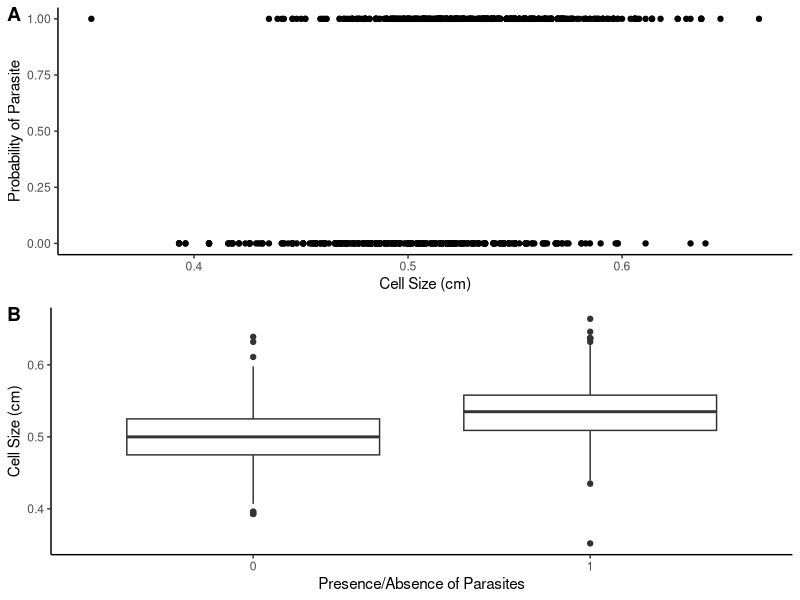
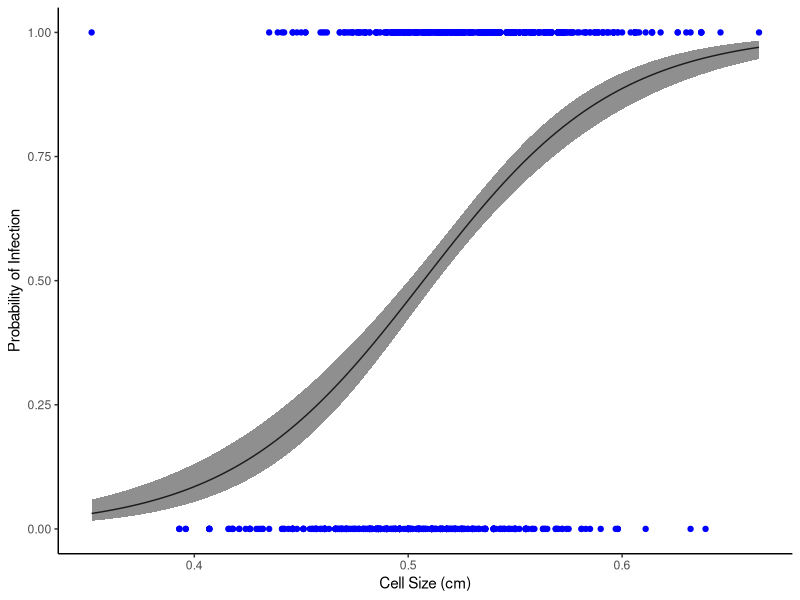
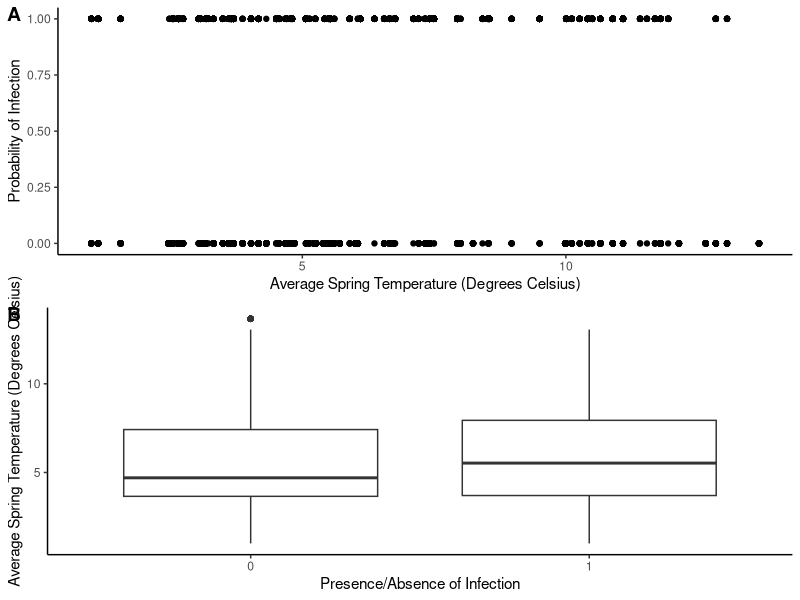
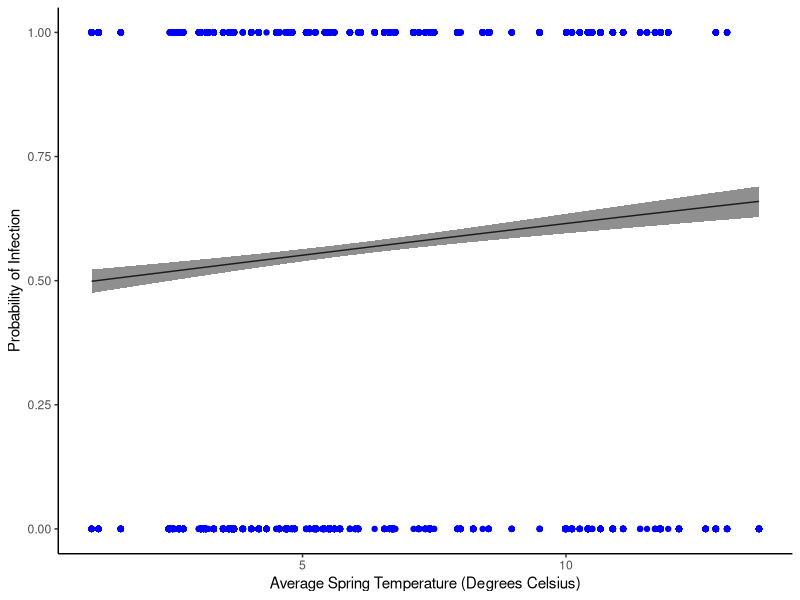
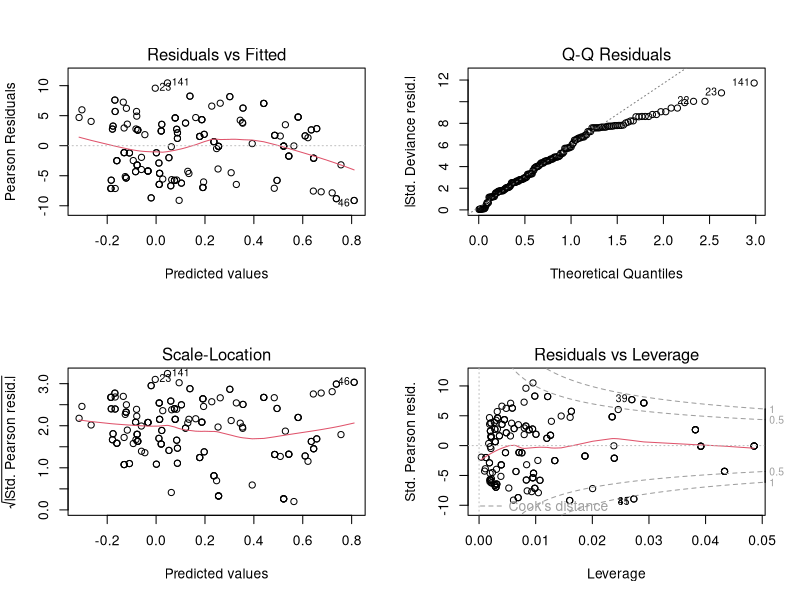
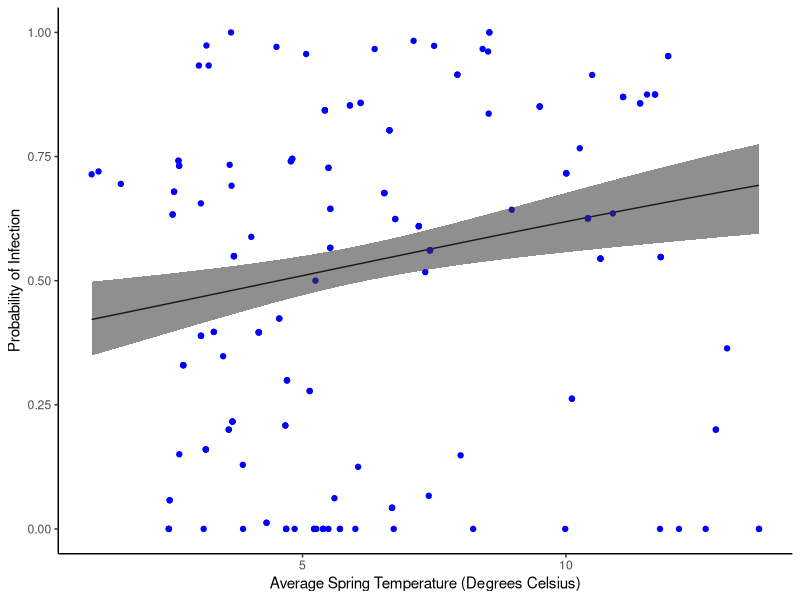
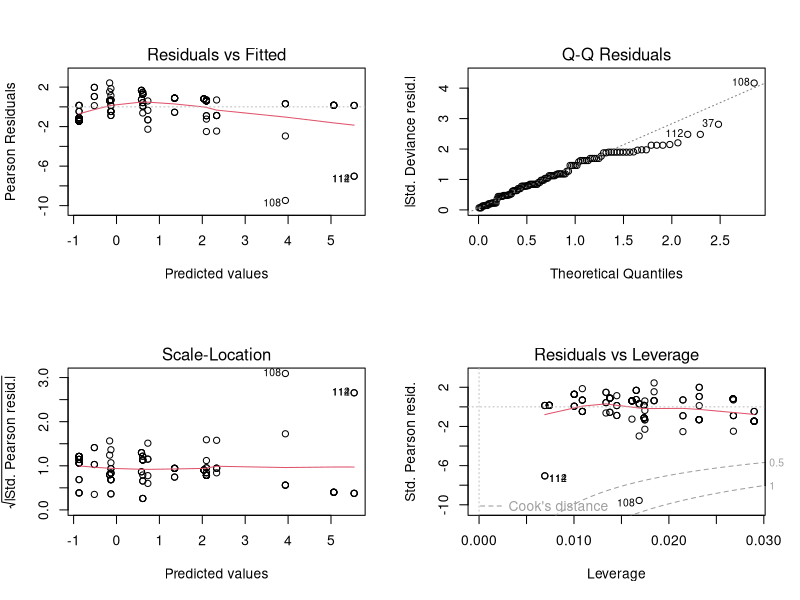
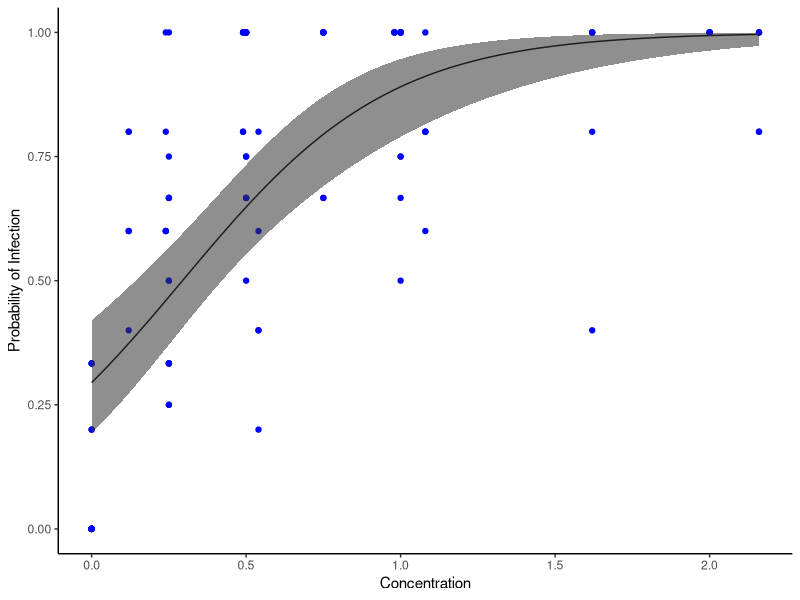

Source code (R) for these figures, in order:
#### GLM - BINARY AND BINOMIAL DISTRIBUTIONS ----

rm(list=ls())
# setwd("Documents/CMEECourseWork/GLM_week16/code")

require(ggplot2)
require(ggpubr)

#### Binary models ----

## Varoa spp in honeycomb cells ----

worker <- read.csv("../data/workerbees.csv", stringsAsFactors = T)
str(worker)

# data on worker bee (Apis mellifera) brood honeycomb cell size and prevalence 
# of parasitic mite (Varoa destructor)

scatterplot<-ggplot(worker, aes(x=CellSize, y=Parasites))+
    geom_point()+
    labs(x= "Cell Size (cm)", y="Probability of Parasite")+
    theme_classic()
boxplot<- ggplot(worker, aes(x=factor(Parasites), y=CellSize))+
    geom_boxplot()+
    theme_classic()+
    labs(x="Presence/Absence of Parasites", y="Cell Size (cm)")
ggarrange(scatterplot, boxplot, labels=c("A","B"), ncol=1, nrow=2)

M1 <- glm(Parasites ~ CellSize, data=worker, family="binomial")
summary(M1)
anova(M1, test="Chisq")

# interpretation:
# logit(ProbParasites) = -11.25 + 22.18*CellSize

# increasing cell size of honeycomb increases prob of being infected w v. destructor

# take inverse logit of 22.18:
plogis(coef(M1))
# = 1
# so for every cm increase in cell size, prob of being infected increases
# by factor of 1, or 100%

# "flip" point, value of x where prob flips from being less likely to more likely to be infected
# since B0 -ve, B1 +ve, flip = B0/B1:
11.25 / 22.18
# = 0.51 cm
# so honeycomb cell size of > 0.51 cm more likely to be infected by V. destructor

# plot
new_data <- data.frame(CellSize=seq(from=min(worker$CellSize),
                                    to=max(worker$CellSize),
                                    length=100))
predictions<- predict(M1, newdata = new_data, type = "link", se.fit = TRUE) 
new_data$pred<- predictions$fit
new_data$se<- predictions$se.fit
new_data$upperCI<- new_data$pred+(new_data$se*1.96)
new_data$lowerCI<- new_data$pred-(new_data$se*1.96)

ggplot(new_data, aes(x=CellSize, y=plogis(pred)))+ 
    geom_line(col="black")+
    geom_point(worker, mapping = aes(x=CellSize, y=Parasites), col="blue")+
    geom_ribbon(aes(ymin=plogis(lowerCI), ymax=plogis(upperCI), alpha=0.2),
                show.legend = FALSE)+ 
    labs(y="Probability of Infection", x="Cell Size (cm)")+
    theme_classic()

# pseudo R^2
1 - (1104.9 / 1259.6)
# = 0.12


## Chytrid infection status in the Pyrenees ----
chytrid <- read.csv("../data/chytrid.csv", stringsAsFactors = T)
str(chytrid)

# InfectionStatus (0=negative, 1=positive) of amphibians sampled from
# range of lakes and ponds in Pyrenees from 2003 to 2018
# also annual rainfall and temp climate vars:
# AnnualaverageRf= rainfaill in mm; AnnualaverageTmax, AnnualaverageTmin, AnnualaverageTavg and Springavgtemp in degrees celsius

# examine relationship between ave spring temp on chytrid infection status

scatterplot<-ggplot(chytrid, aes(x=Springavgtemp, y=InfectionStatus))+
    geom_point()+
    labs(x="Average Spring Temperature (Degrees Celsius)", 
         y="Probability of Infection")+
    theme_classic()
boxplot<- ggplot(chytrid, aes(x=factor(InfectionStatus), y=Springavgtemp))+
    geom_boxplot()+
    theme_classic()+
    labs(x="Presence/Absence of Infection", 
         y="Average Spring Temperature (Degrees Celsius)")
ggarrange(scatterplot, boxplot, labels=c("A","B"), ncol=1, nrow=2)

# separation not v apparent but ecological research has indicated that increasing
# spring temp increases prob of chytrid fungus infection in amphibians

M2 <- glm(InfectionStatus ~ Springavgtemp, data = chytrid, family = "binomial")
summary(M2)
anova(M2, test="Chisq")

# interpretation
# logit(ProbInfection) = -0.06 + 0.05*AveSpringTemp

# flipping point = B0/B1
0.06 / 0.05
# = 1.2 degrees C

# amphibians experiencing spring temp > 1.2 degrees C more likely to be
# infected w chytrid

# pseudo R^2
1 - (9270.7 / 9310.0)
# = 0.004
# so model able to explain 0.4% variation in presence/absence of chytrid fungus

# plot
new_data <- data.frame(Springavgtemp=seq(from=min(chytrid$Springavgtemp),
                                         to=max(chytrid$Springavgtemp),
                                         length=100))
predictions<- predict(M2, newdata = new_data, type = "link", se.fit = TRUE) # the type="link" here predicted the fit and se on the log-linear scale. 
new_data$pred<- predictions$fit
new_data$se<- predictions$se.fit
new_data$upperCI<- new_data$pred+(new_data$se*1.96)
new_data$lowerCI<- new_data$pred-(new_data$se*1.96)

ggplot(new_data, aes(x=Springavgtemp, y=plogis(pred)))+ 
    geom_line(col="black")+
    geom_point(chytrid, mapping = aes(x=Springavgtemp, y=InfectionStatus),
               col="blue")+
    geom_ribbon(aes(ymin=plogis(lowerCI), ymax=plogis(upperCI), alpha=0.2),
                show.legend = FALSE)+ 
    labs(y="Probability of Infection", x="Average Spring Temperature (Degrees Celsius)")+
    theme_classic()


#### Binomial models ----

## Chytrid binomial ----

## going to analyse chytrid data above again but as binomial outcome:
# num positives / num negatives

chytrid_binomial<- read.csv("../data/chytrid_binomial.csv", stringsAsFactors = T)
str(chytrid_binomial)
# this data is condensed version of chytrid.csv
# 2 new columns: 
# Positves = num +ve samples per year, site, habitat and larval stage
# Total = total num samples 

# have to feed num +ve and num -ve into glm using cbind:

M3 <- glm(cbind(Positives, Total-Positives) ~ AverageSpringTemp,
          data = chytrid_binomial, family="binomial")
summary(M3)
anova(M3, test="Chisq")

# interpretation
# logit(ProbInfection) = -0.40 + 0.09*AveSpringTemp

# pseudo R^2
1 - (4795.7 / 5055.4)
# = 0.05
# this model explains 5% variation - more than when as binary...

# model validation
# dispersion
4795.7 / 173
# = 27.7
# clearly v overdispersed

# possible reasons:
# model too simple - several variables that could be:
#                                 random effects (Year, Site),
#                                 fixed factors (Habitat, LarvalStage)
#                                 continuous covariates (AverageRf)
# one or zero outliers (maybe - see diagnostic plots below)

par(mfrow=c(2,2))
plot(M3)
sum(cooks.distance(M3)>1) # 2 outliers

# could explore adding covariates and/or random effects

# for now, just going to fit a quasi-binomial model

M4 <- glm(cbind(Positives, Total-Positives) ~ AverageSpringTemp,
          data = chytrid_binomial, family = "quasibinomial")
summary(M4)
anova(M4, test="F") # for quasi approaches we use the F test 

# estimate vals haven't changed, st error inflated

# plot this model:
new_data <- data.frame(AverageSpringTemp=seq(from=min(chytrid_binomial$AverageSpringTemp),
                                             to=max(chytrid_binomial$AverageSpringTemp),
                                             length=100))
predictions<- predict(M4, newdata = new_data, type = "link", se.fit = TRUE) # the type="link" here predicted the fit and se on the log-linear scale. 
new_data$pred<- predictions$fit
new_data$se<- predictions$se.fit
new_data$upperCI<- new_data$pred+(new_data$se*1.96)
new_data$lowerCI<- new_data$pred-(new_data$se*1.96)

ggplot(new_data, aes(x=AverageSpringTemp, y=plogis(pred)))+ 
    geom_line(col="black")+
    geom_point(chytrid_binomial, 
               mapping = aes(x=AverageSpringTemp, y=(Positives/Total)),
               col="blue")+
    geom_ribbon(aes(ymin=plogis(lowerCI), ymax=plogis(upperCI), alpha=0.2),
                show.legend = FALSE)+ 
    labs(y="Probability of Infection",
         x="Average Spring Temperature (Degrees Celsius)")+
    theme_classic()


## Bee mites - revisited (see yesterday) ----

mites = read.csv("../data/bee_mites.csv")
str(mites)
# previously fitted poisson model - concluded prob not right model family, binomial would be better
# used poisson because num dead mites, but actually tot num mites varies

M5 <- glm(cbind(Dead_mites, Total-Dead_mites) ~ Concentration, 
          data = mites, family = "binomial")
summary(M5)
anova(M5, test="Chisq")

# model validation

# dispersion
194.82 / 113
# = 1.72
# model is overdispersed - plenty of possible reasons

# model diagnostics
par(mfrow=c(2,2))
plot(M5)
# has corrected previous criticism of unequal variances in the “Residuals vs Fitted” and the “Scale-Location” plots
# changing the model has corrected for this

# could fit a quasi-binomial to account for overdispersion
M6 <- glm(cbind(Dead_mites, Total-Dead_mites) ~ Concentration,
          data = mites, family = "quasibinomial")

# plot
new_data <- data.frame(Concentration=seq(from=min(mites$Concentration),
                                         to=max(mites$Concentration),
                                         length=100))
predictions<- predict(M6, newdata = new_data, type = "link", se.fit = TRUE) 
new_data$pred<- predictions$fit
new_data$se<- predictions$se.fit
new_data$upperCI<- new_data$pred+(new_data$se*1.96)
new_data$lowerCI<- new_data$pred-(new_data$se*1.96)

ggplot(new_data, aes(x=Concentration, y=plogis(pred)))+ 
    geom_line(col="black")+
    geom_point(mites, mapping = aes(x=Concentration, y=(Dead_mites/Total)), col="blue")+
    geom_ribbon(aes(ymin=plogis(lowerCI), ymax=plogis(upperCI), alpha=0.2), show.legend = FALSE)+ 
    labs(y="Probability of Infection", x="Concentration")+
    theme_classic()
# compare to plot yesterday - see more informative - num dead mites yesterday not fair - diff tots


## Endemicity on Galapagos islands ----

endemics <- read.table("../data/gala.txt", header=T)
str(endemics)

# how does area of island affect the endemicity (the proportion/probability of endemic spp out of tot spp)

ggplot(data = endemics, aes(x = Area, y = Endemics)) +
    geom_point() +
    theme_classic()

# need to log transform area
ggplot(data = endemics, aes(x = log(Area), y = Endemics)) +
    geom_point() +
    theme_classic()

# will be binomial - num endemics / num not endemics
# tot num spp diff for diff islands

M7 <- glm(cbind(Endemics, Species-Endemics) ~ log(Area),
          data = endemics, family = "binomial")
summary(M7)
anova(M7)

# dispersion
110.33 / 28
# is overdispersed

# diagnostics
par(mfrow=c(2,2))
plot(M7)

# try quasi-binomial
M8 <- glm(cbind(Endemics, Species-Endemics) ~ log(Area),
          data = endemics, family = "quasibinomial")
summary(M8)
plot(M8)

# plot
new_data <- data.frame(Area=seq(from=min(endemics$Area),
                                to=max(endemics$Area),
                                length=100))
predictions<- predict(M8, newdata = new_data, type = "link", se.fit = TRUE)
new_data$pred<- predictions$fit
new_data$se<- predictions$se.fit
new_data$upperCI<- new_data$pred+(new_data$se*1.96)
new_data$lowerCI<- new_data$pred-(new_data$se*1.96)

ggplot(new_data, aes(x=log(Area), y=plogis(pred)))+ 
    geom_line(col="black")+
    geom_point(endemics, mapping = aes(x=log(Area), y=(Endemics/Species)), col="blue")+
    geom_ribbon(aes(ymin=plogis(lowerCI), ymax=plogis(upperCI), alpha=0.2), show.legend = FALSE)+ 
    labs(y="Probability of Endemicity", x="log(Area)")+
    theme_classic()


dev.off()
